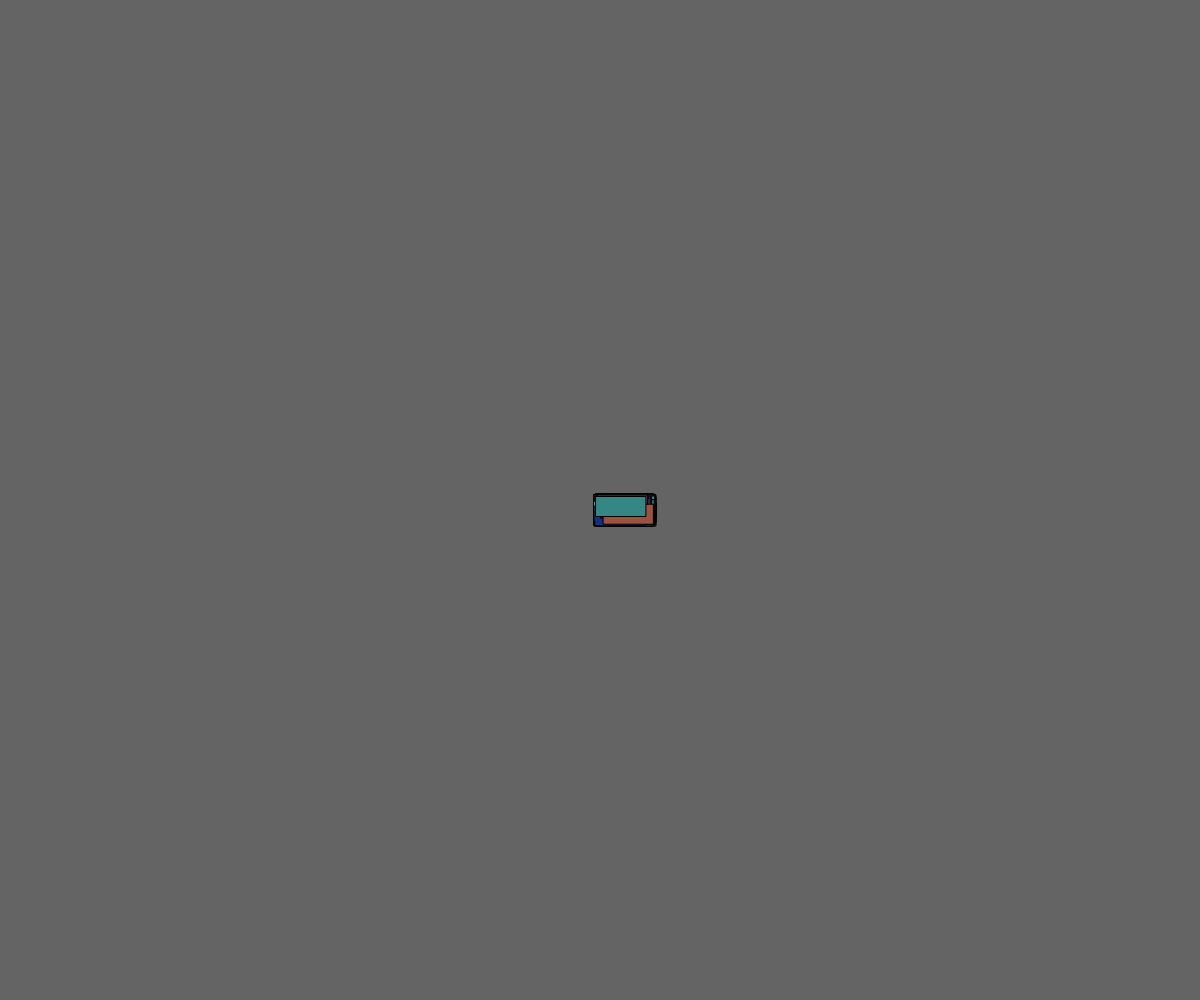
Frame 1 (no input)
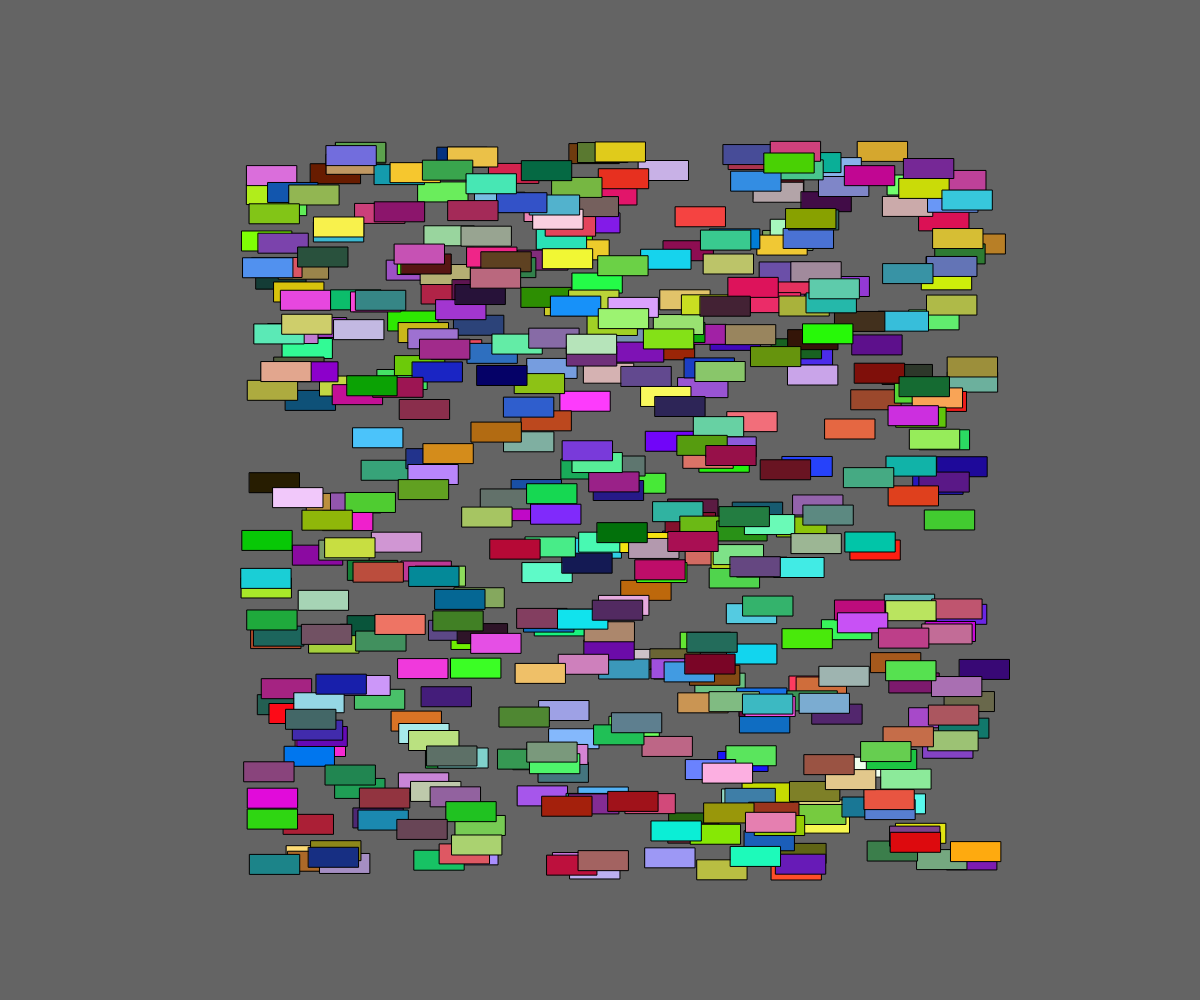
Frame 60 (no input)
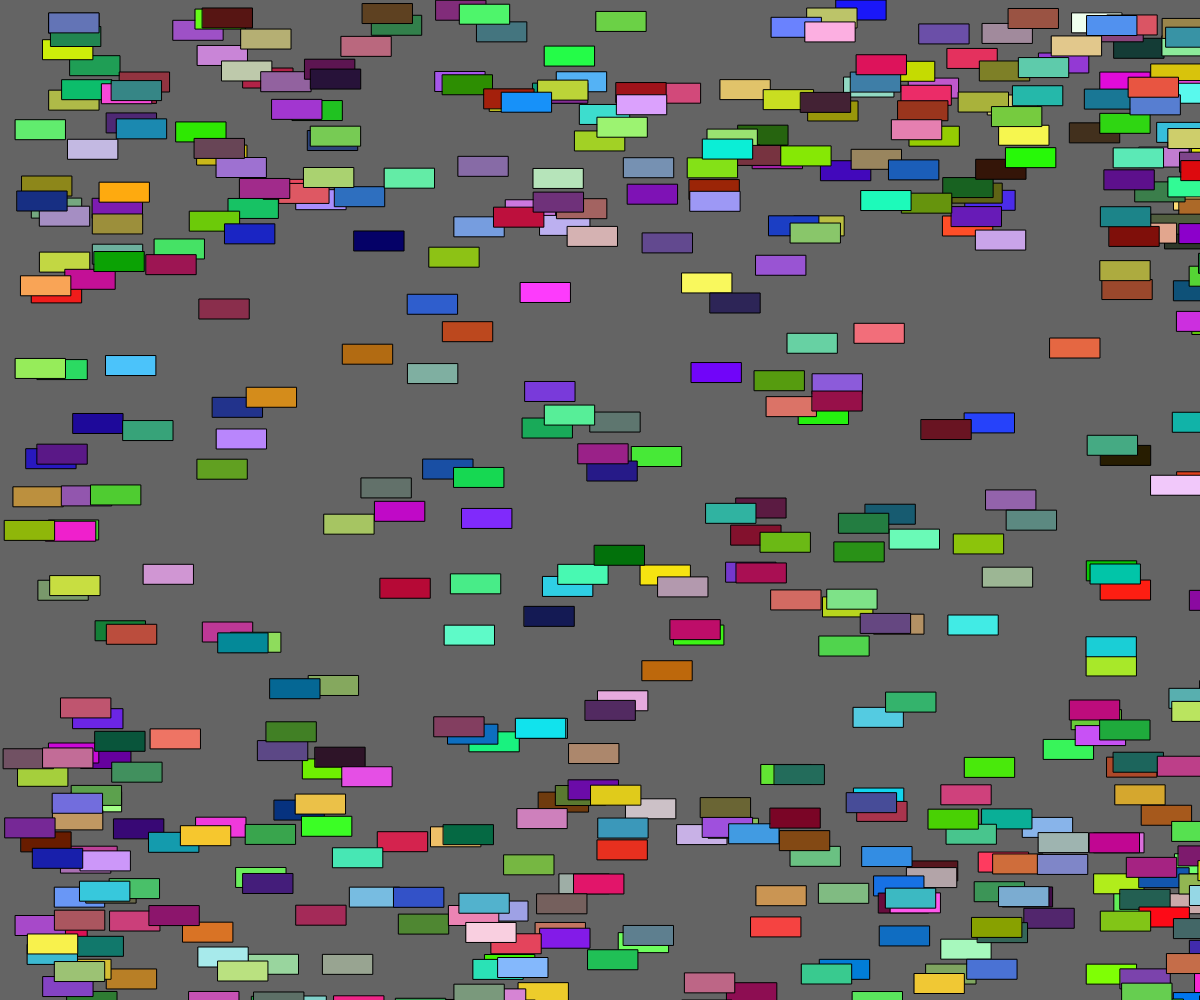
Frame 120 (the mouse pressed at the canvas centre since frame 60)

The p5.js sketch that drew these frames (run headless with seeded random() and noise() and a simulated clock; from frame 60 on, the mouse is pressed at the canvas centre):

// p5.js sketch
// ── sketch.js
var cars = [];
var maxCars = 500;

function setup() {
  createCanvas(windowWidth, windowHeight);

  for (var i = 0; i < maxCars; i++) {
    cars.push(new Car(i));
  }
}

function draw() {
      startPlay();

}

function startPlay() {
  background(100);

  // do some actions on the object
  for (var i = 0; i < cars.length; i++) {
    cars[i].move();
    cars[i].display();
    }
  }
// Car class
function Car() {

  // constructor and attributes
  this.pos = createVector(width / 2, height / 2);
  this.vel = createVector(random(-6, 6), random(-6, 6));
  this.r = random(0, 255);
  this.g = random(0, 255);
  this.b = random(0, 255);

  // methods
  this.move = function() {
    this.pos.add(this.vel);

    if (this.pos.x > width) this.pos.x = 0;
    if (this.pos.x < 0) this.pos.x = width;

    if (this.pos.y > height) this.pos.y = 0;
    if (this.pos.y < 0) this.pos.y = height;
  }


  this.display = function() {
      fill(this.r, this.g, this.b);
      rect(this.pos.x, this.pos.y, 50, 20);

  }

}
